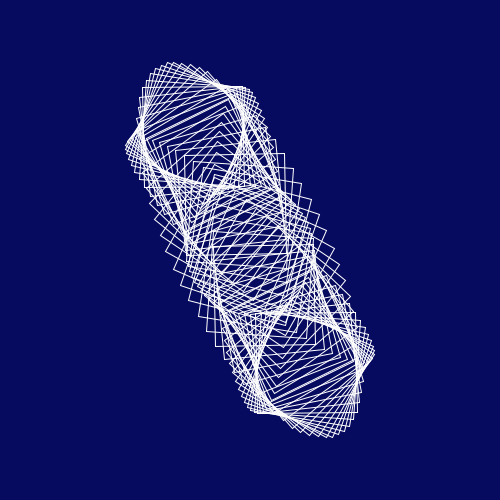
Frame 1 (no input)
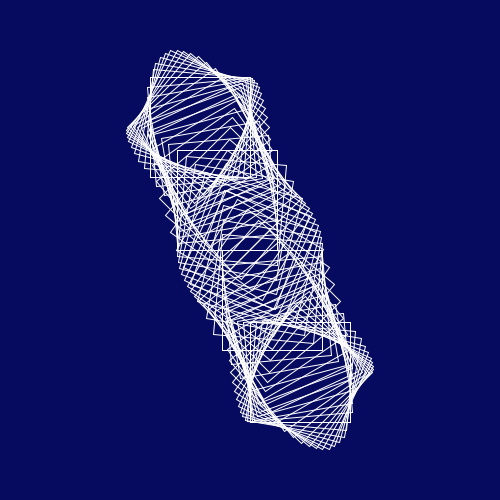
Frame 60 (the mouse pressed at the canvas centre just before this capture)
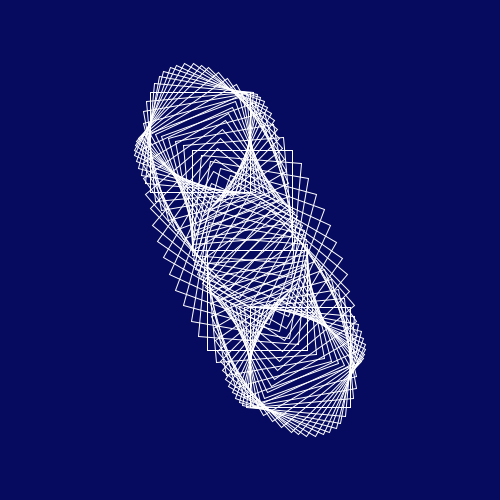
Frame 120 (the mouse held since frame 60 and released just before this capture)

The Processing sketch that drew these frames (run headless with seeded random() and noise(); from frame 60 on, the mouse is pressed at the canvas centre):

// Processing sketch: sketch_25022017
// ── sketch_25022017.pde
float t = 0;

void setup() {
  size(500, 500);
  noFill();
}

void draw() {
  background(7,11,96);
  stroke(255);
  t = t + 0.03;
  float n = noise(t);
  n = map(n, 0,1, 10,100);
  float maxX = n;
  float maxY = n;

  translate(width/2, height/2);
  for (int i = 0; i < 360; i+=5) {
    float x = sin(radians(i)) * maxX;
    float y = cos(radians(i)) * maxY;
    pushMatrix();
    translate(x, y);
    rotate(radians(i-frameCount*6));
    rect(0, 0, 100, 100);
    popMatrix();
  }
}
